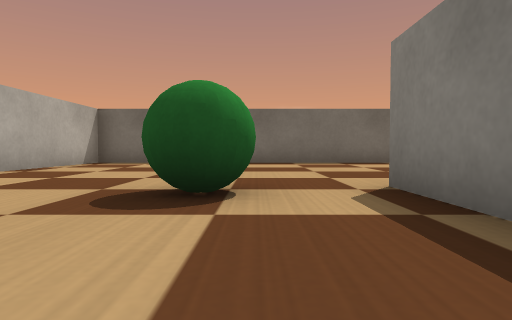
[1] (above)

20 first-person views from a walk through a Webots world. The camera is 0.04 m above the floor, tilts 2° down and sees 75° across. The floor is counted in squares, 0.1 m on a side. Each view is taken from the middle of a square. On the plan, view 1 faces up. The plan holds only what a view shows up to about 9 squares ahead; the rest is blank. The robots in the file are not drawn. Webots' stock objects and surfaces are drawn as simple stand-ins.

[2]
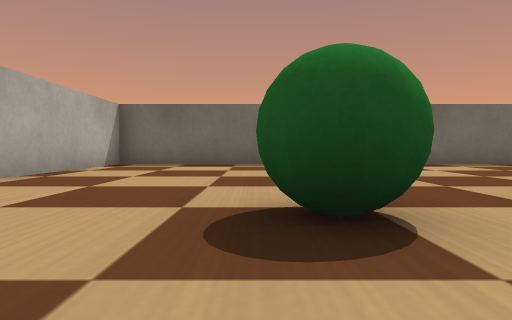

[3]
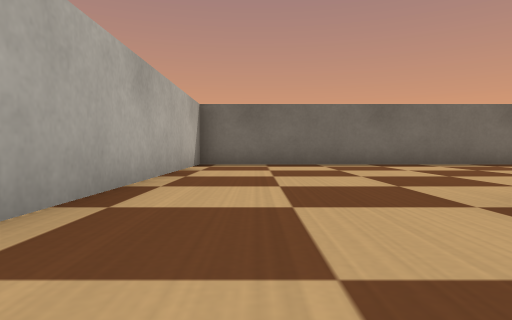

[4]
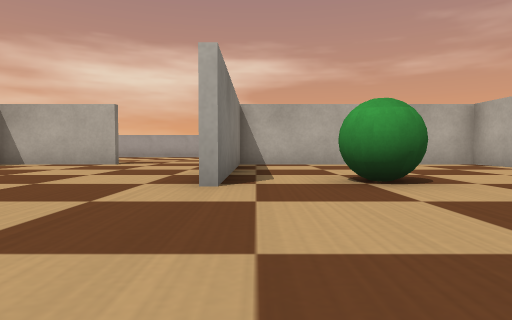

[5]
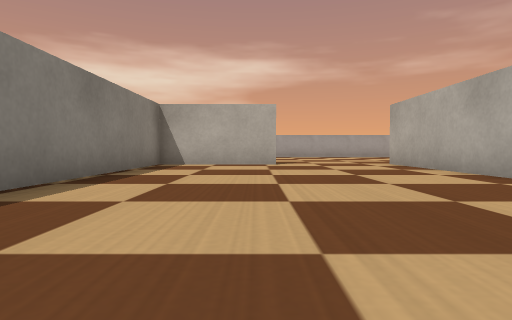

[6]
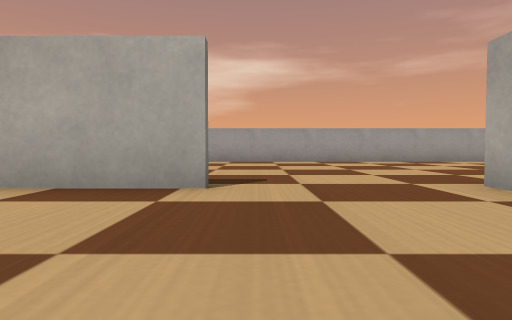

[7]
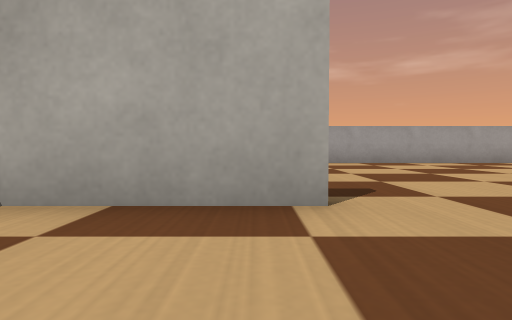

[8]
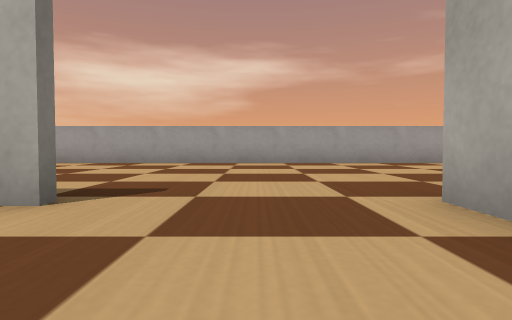

[9]
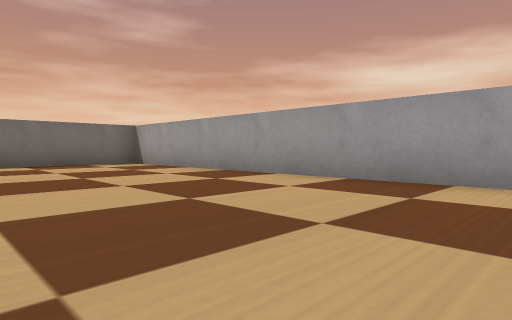

[10]
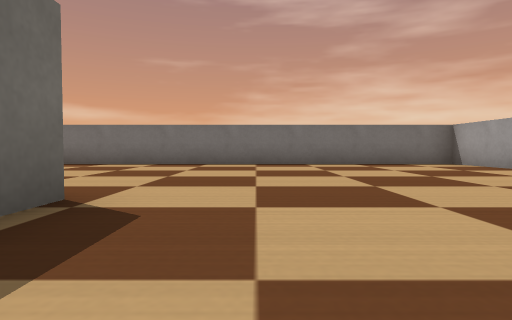

[11]
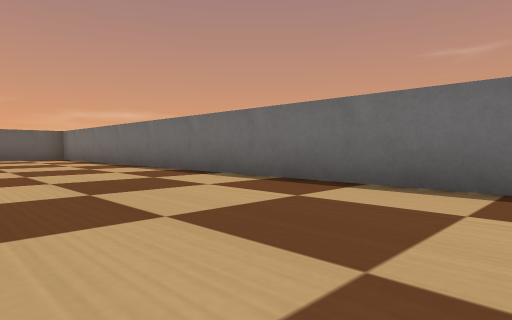

[12]
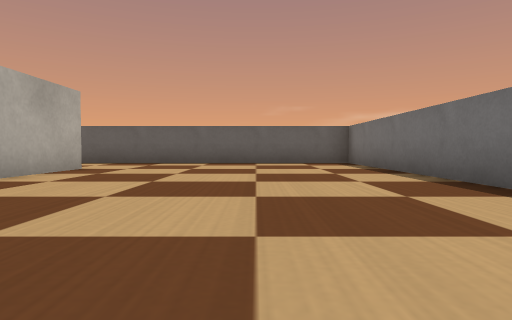

[13]
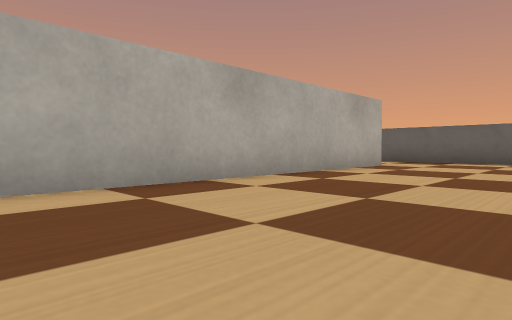

[14]
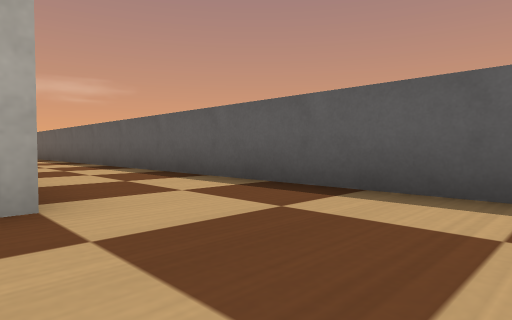

[15]
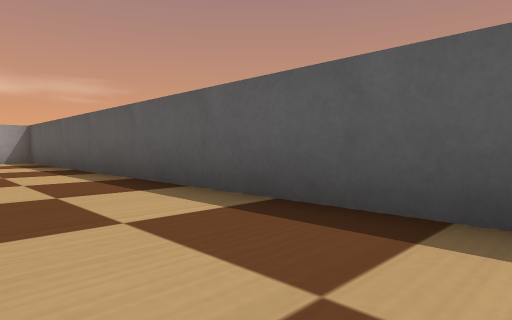

[16]
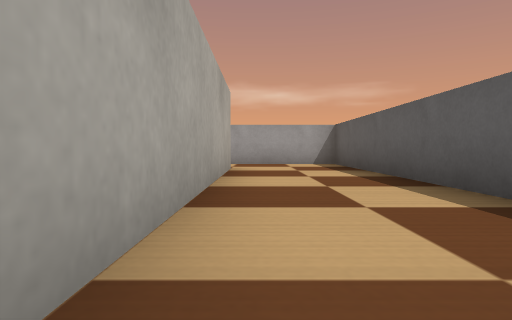

[17]
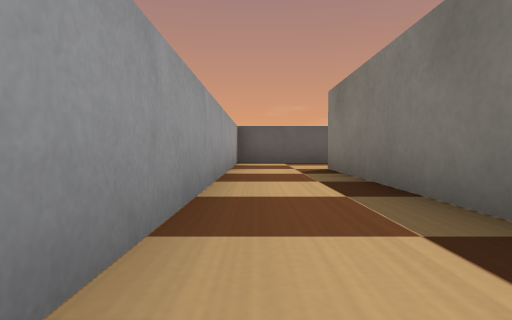

[18]
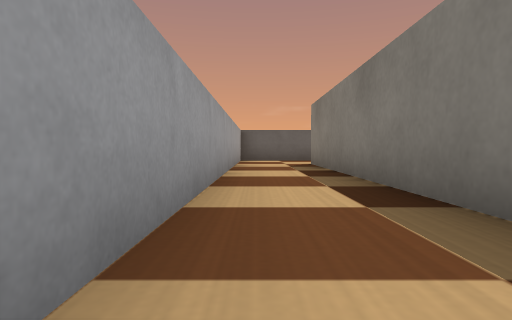

[19]
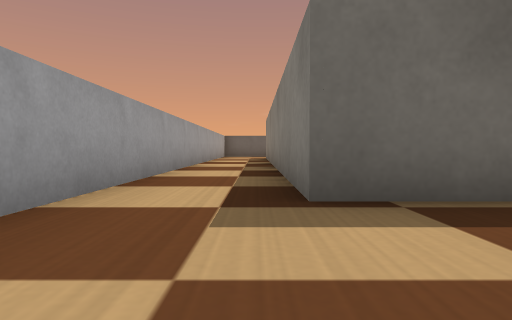

[20]
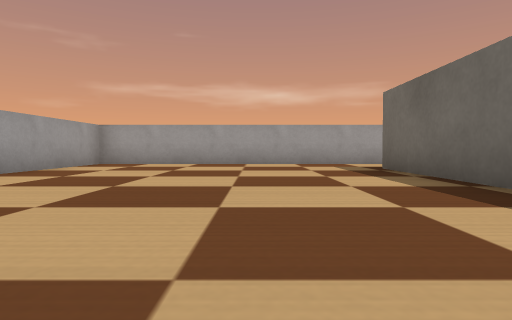

### Floor plan
Points are (right, up) in squares from view 1. A wall is a line through its corners. A room is listed if a view was taken in it or the views show most of it. See-through windows are left out.
Room 1 (views 1, 2, 3, 4, 5, 6, 7, 8, 9, 10, 11, 12, 13, 14, 15, 16, 17, 18, 19, 20)
walls: (1.6, 2.6) (1.6, -1.5); (4.4, -1.3) (7.4, -1.3) (7.4, 4); (1.4, -1) (1.4, 3.5); (7.6, -1.5) (6.9, -1.5); (-1.2, -1.3) (1.5, -1.3); (-1.2, -1.5) (-4.6, -1.5) (-4.6, 9.5) (1.4, 9.5); (5.4, 9.3) (-4.4, 9.3) (-4.4, 2.8); (7.6, 9.6) (7.6, 2.4); (-4.4, 0) (-4.4, -1.3) (-3.1, -1.3); (13.5, -8) (13.5, 12) (-6.5, 12) (-6.5, -8) (13.5, -8)
objects: apple (-1, 3) to (0, 3)

Where each view was taken, in squares from view 1:
view 1: 0 up, 0 right, facing up
view 2: 1 up, 1 left, facing up
view 3: 1 up, 3 left, facing up
view 4: 7 up, 1 right, facing down
view 5: 7 up, 5 right, facing down
view 6: 2 up, 4 right, facing down
view 7: 1 up, 5 right, facing down
view 8: 1 up, 3 right, facing down
view 9: 4 down, 5 right, facing down-right
view 10: 3 down, 5 right, facing right
view 11: 1 down, 10 right, facing up-right
view 12: 3 up, 11 right, facing up
view 13: 2 up, 11 right, facing up-left
view 14: 9 up, 10 right, facing up-left
view 15: 10 up, 4 right, facing up-left
view 16: 10 up, 2 right, facing left
view 17: 3 up, 6 left, facing up
view 18: 1 up, 6 left, facing up
view 19: 4 down, 5 left, facing up
view 20: 4 down, 2 right, facing left
